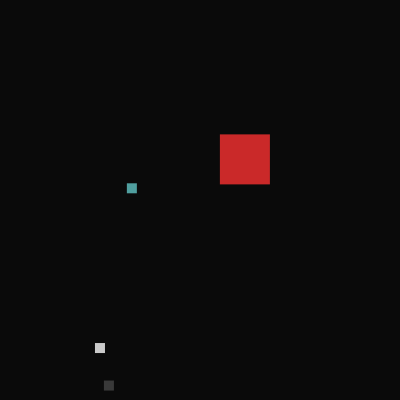
Frame 1 (no input)
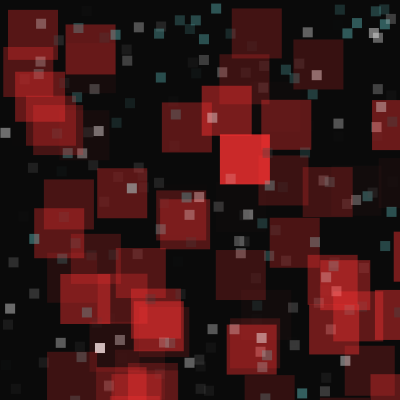
Frame 60 (the mouse pressed at the canvas centre just before this capture)
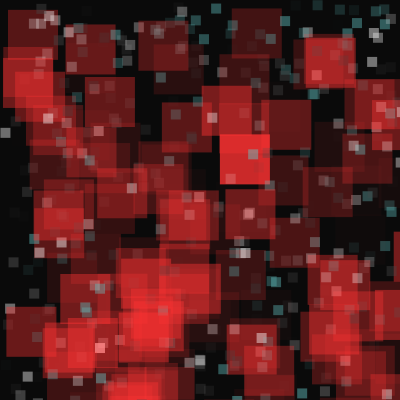
Frame 120 (the mouse held since frame 60 and released just before this capture)

The Processing sketch that drew these frames (run headless with seeded random() and noise(); from frame 60 on, the mouse is pressed at the canvas centre):

// Processing sketch: processing_162375
// ── processing_162375.pde

float transparence = 200;
 
void setup() {
  size(400, 400);
  frameRate(random(500));
  background(10);
  noStroke();
}
 
void draw() {
   fill(70,70,70,transparence);
   rect(random (400), random (400), 10, 10);
   
   fill(900,900,900,transparence);
   rect(random (400), random (400), 10, 10);

   fill(100,200,200,transparence);
   rect(random (400), random (400), 10, 10);
   
   fill(255,50,50,transparence);
   rect(random (400), random (400), 50, 50);
 
   transparence = random(120);
}
